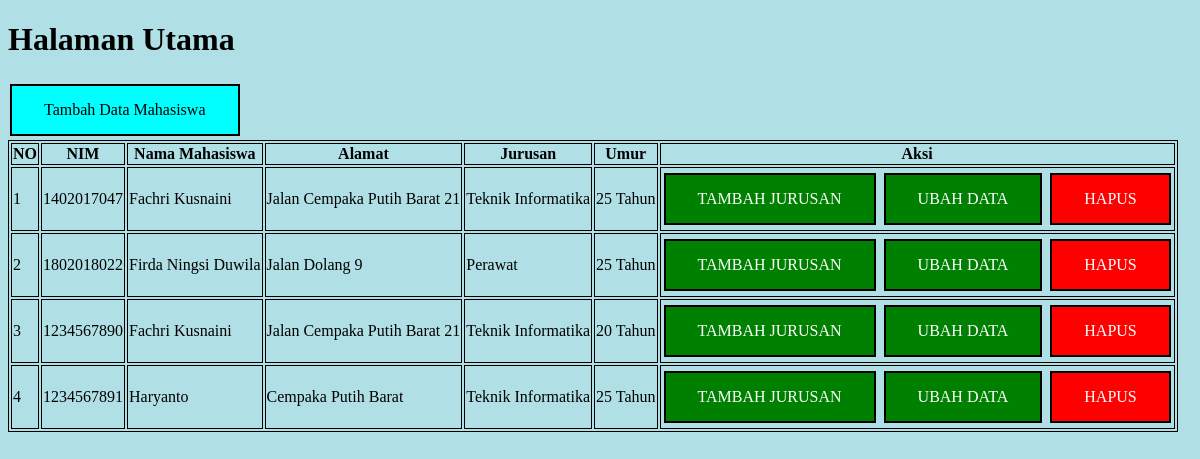
The page / on the database its author committed.
### tables this page shows
CREATE TABLE `users` (
  `id_user` int NOT NULL AUTO_INCREMENT,
  `nama` varchar(50) NOT NULL,
  `umur` int NOT NULL,
  `alamat` varchar(100) NOT NULL,
  PRIMARY KEY (`id_user`)
);

CREATE TABLE `mahasiswa` (
  `id_mahasiswa` int NOT NULL,
  `nim` varchar(20) DEFAULT NULL,
  `jurusan` varchar(50) DEFAULT NULL,
  PRIMARY KEY (`id_mahasiswa`)
);

### index.php (the view, shortened to what this page needs)
<!DOCTYPE html>
<?php
include "koneksi.php";
$num = 1;
$sql = "SELECT * FROM USERS LEFT JOIN MAHASISWA ON USERS.id_user = MAHASISWA.id_mahasiswa";
$result = $conn->query($sql);
?>
<html lang="id">
    <head>
        <link rel="stylesheet" href="style.css">
    </head>
    <body>
        <h1>Halaman Utama</h1>
        <a href="tambah.php" class="button btn_tambah font_tambah">Tambah Data Mahasiswa</a>
        <table>
            <tr>
                <th>NO</th>
                <th>NIM</th>
                <th>Nama Mahasiswa</th>
                <th>Alamat</th>
                <th>Jurusan</th>
                <th>Umur</th>
                <th>Aksi</th>
            </tr>
            <?php if (mysqli_num_rows($result) > 0){
            while($row = mysqli_fetch_assoc($result)) {
            ?>
            <tr>
                <td><?php echo $num++?></td>
                <td><?php echo $row['nim']?></td>
                <td><?php echo $row['nama'] ?></td>
                <td><?php echo $row['alamat'] ?></td>
                <td><?php echo $row['jurusan']?></td>
                <td><?php echo $row['umur']?> Tahun</td>
                <td>
                    <a href="tambah_jurusan.php?id=<?php echo $row["id_user"] ?>" class="button btn_ubah">TAMBAH JURUSAN</a>
                    <a href="ubah.php?id=<?php echo $row["id_user"] ?>" class="button btn_ubah">UBAH DATA</a>
                    <a href="hapus.php?id=<?php echo $row["id_user"]?>" onclick="return confirm ('Apakah anda ingin menghapus data ini?')" class="button btn_hapus">HAPUS</a>
                </td>
            </tr>
            <?php
             }
        }?>
        </table>
    </body>
</html>

### style.css (style rules this page uses)
body { background-color: powderblue; }
table, th, td { border: 1px solid black; }
.button { border:2px solid black; color:white; padding:15px 32px; text-align: center; text-decoration: none; display: inline-block; font-size: 16px; margin: 4px 2px; cursor: pointer; }
.btn_ubah { background-color: green; }
.btn_hapus { background-color: red; }
.btn_tambah { background-color: aqua; }
.font_tambah { color: black; }

### rows shown on the page
users: mahasiswa.nim "1402017047", nama "Fachri Kusnaini", alamat "Jalan Cempaka Putih Barat 21", mahasiswa.jurusan "Teknik Informatika", umur "25"
users: mahasiswa.nim "1802018022", nama "Firda Ningsi Duwila", alamat "Jalan Dolang 9", mahasiswa.jurusan "Perawat", umur "25"
users: mahasiswa.nim "1234567890", nama "Fachri Kusnaini", alamat "Jalan Cempaka Putih Barat 21", mahasiswa.jurusan "Teknik Informatika", umur "20"
users: mahasiswa.nim "1234567891", nama "Haryanto", alamat "Cempaka Putih Barat", mahasiswa.jurusan "Teknik Informatika", umur "25"
